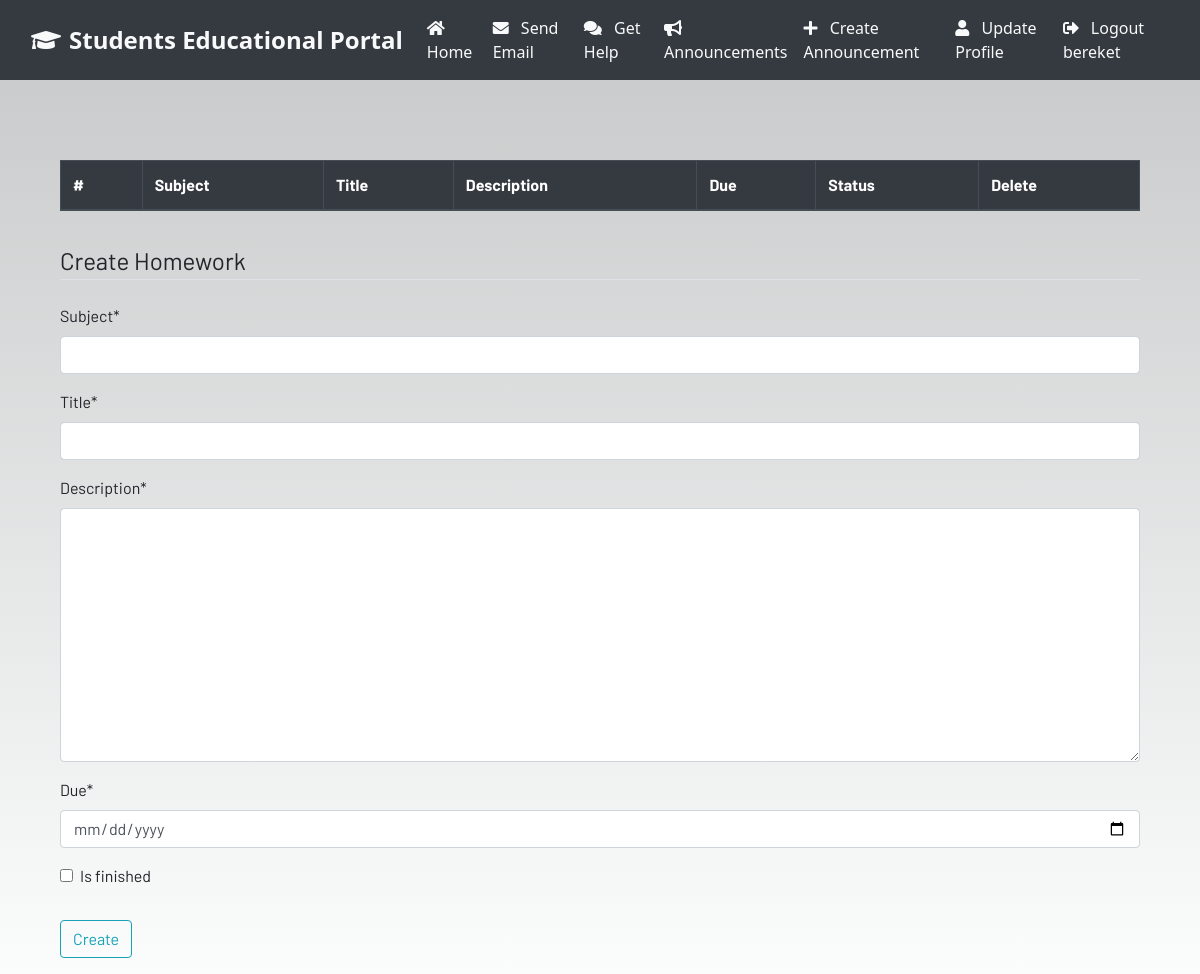
Before: /homework/ (signed in) with the older database file.
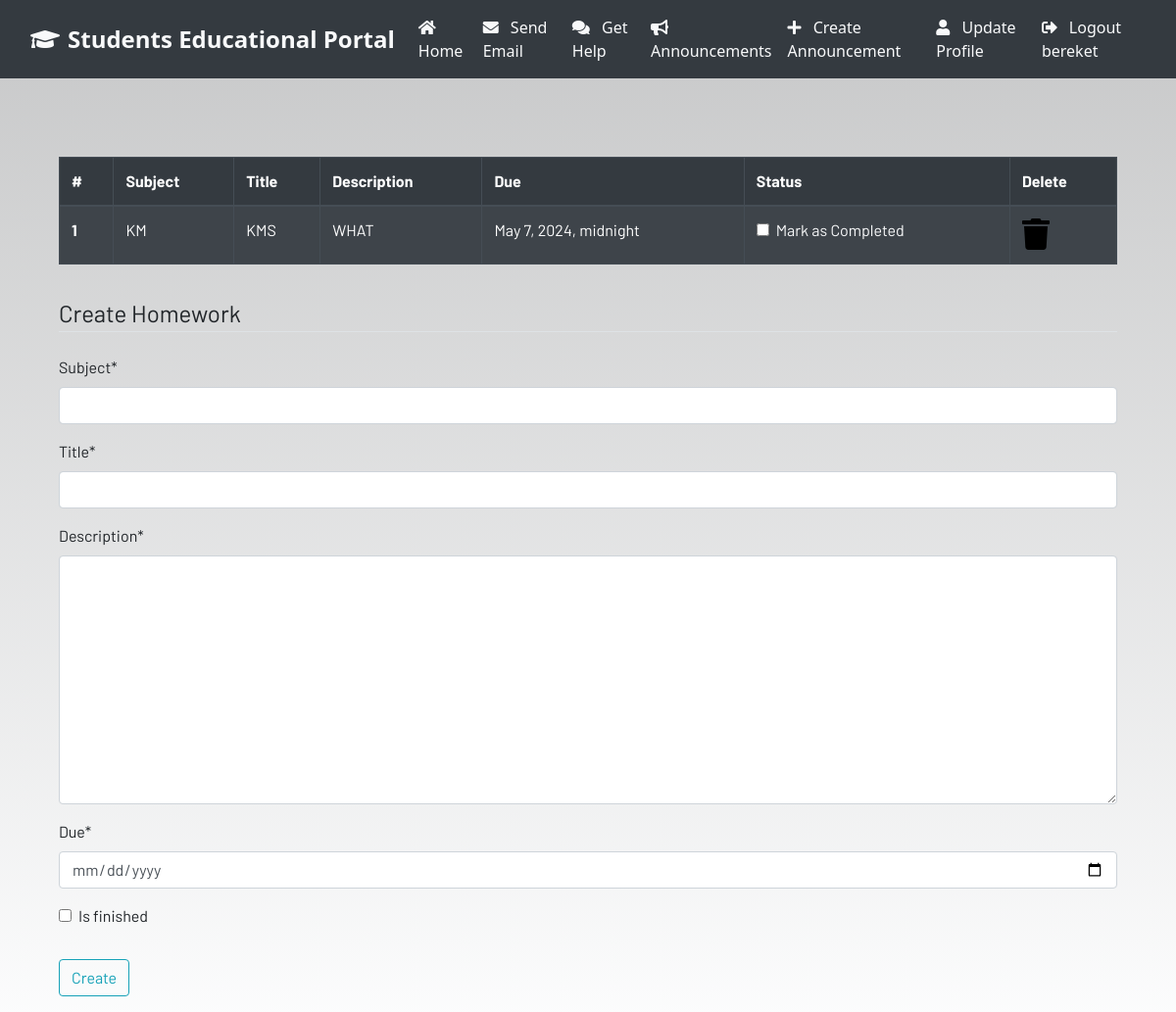
After: the same page with the newer database file.
### dashboard/models.py (models this page shows, shortened)
class Homework(models.Model):
    user = models.ForeignKey(User, on_delete=models.CASCADE)
    subject = models.CharField(max_length=50)
    title = models.CharField(max_length=100)
    description = models.TextField()
    due = models.DateTimeField()
    is_finished=models.BooleanField(default=False)

### dashboard/views.py (the view)
# urls.py: path('homework/', views.homework, name="homework"),
@login_required
def homework(request):
    if request.method == "POST":
        form = HomeworkForm(request.POST)
        if form.is_valid():
            try:
                finished = request.POST['is_finished']
                if finished == 'on':
                    finished = True
                else:
                    finished = False
            except:
                finished = False
            homeworks = Homework(
                user=request.user,
                subject=request.POST['subject'],
                title=request.POST['title'],
                description=request.POST['description'],
                due=request.POST['due'],
                is_finished=finished
            )
            homeworks.save()
            messages.success(request, f'Homework Added from {request.user.username}!!')
            return redirect("homework")
    else:
        form = HomeworkForm()
    homework = Homework.objects.filter(user=request.user).order_by("due")
    if len(homework) == 0:
        homework_done = True
    else:
        homework_done = False
    context = {
        'homeworks': homework,
        'homeworks_done': homework_done,
        'form': form,
    }
    return render(request, 'dashboard/homework.html', context)

### dashboard/forms.py
class HomeworkForm(forms.ModelForm):
    class Meta:
        model = Homework
        widgets = {'due':DateInput()}
        fields = ['subject','title','description','due','is_finished']

### dashboard/templates/dashboard/homework.html (shortened to what this page needs)
{% extends 'dashboard/base.html' %}
{% load static %}
{% load crispy_forms_tags %}
{% block content %}
<div class="container">
{% if not homework_done %}
  <table class="table table-striped table-bordered table-hover table-dark">
    <thead>
      <tr>
        <th scope="col">#</th>
        <th scope="col">Subject</th>
        <th scope="col">Title</th>
        <th scope="col">Description</th>
        <th scope="col">Due</th>
        <th scope="col">Status</th>
        <th scope="col">Delete</th>
      </tr>
    </thead>
    <tbody>
      {% for homework in homeworks %}
      <tr>
        <th scope="row">{{forloop.counter}}</th>
        <td>{{homework.subject}}</td>
        <td>{{homework.title}}</td>
        <td>{{homework.description}}</td>
        <td>{{homework.due}}</td>
        <td>
          <a href="{% url 'update-homework' homework.id %}">
            <div class="form-check">
                {% if homework.is_finished == True %}
                <input class="form-check-input" type="checkbox" value="" checked/>
                {% else %}
                <input class="form-check-input" type="checkbox" value=""/>
                {% endif %}
                <label class="form-check-label text-light" for="flexCheckDefault">
                    Mark as Completed
                </label>
            </div>
          </a>
        </td>
        <td>
          <a href="{% url 'delete-homework' homework.id %}"><i class="fa fa-trash fa-2x"></i></a>
        </td>
      </tr>
      {% endfor %}
    </tbody>
  </table>
{% else %}
  <h4>All homeworks are completed!! Create to have more!!</h4>
{% endif %}
</div>
<div class="container">
  <form method="POST" autocomplete="off">
    <fieldset class="form-group">
      <legend class="border-bottom mb-4">Create Homework</legend>
      {{form|crispy}}
    </fieldset>
    <div class="form-group">
      <button href="" class="btn btn-outline-info" type="submit">Create</button>
    </div>
  </form>
</div>
{% endblock content %}

Changed rows visible on the page:
added Homework: subject "KM", title "KMS", description "WHAT", due "May 7, 2024, midnight"
